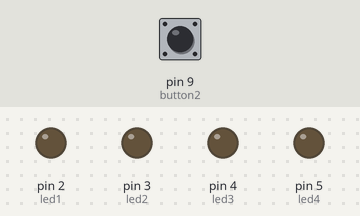
Bench run of a sketch on a simulated Arduino Uno, built with avr-gcc and run on an emulated ATmega328P. On the bench: output pins drawn as LEDs (lit = HIGH). The test bench sets the inputs (shaded band); at power-on: pin 9 (button2) LOW.

Above: at 1.2 s.
1.3 s: pin 9 (button2) pulled HIGH for 0.15 s
At 2.4 s:
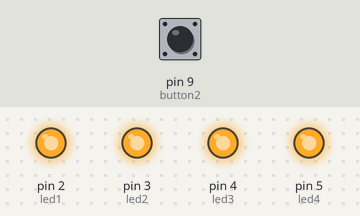
3.0 s: pin 9 (button2) pulled HIGH for 1 s
At 4.3 s:
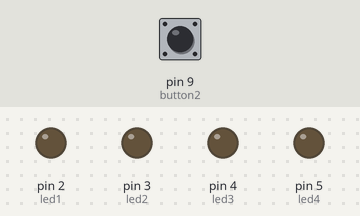
5.5 s: pin 9 (button2) pulled HIGH for 3.2 s
At 9.1 s:
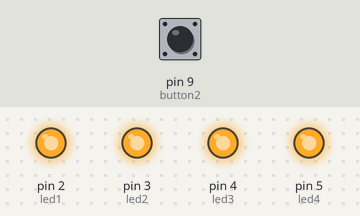
Timing chart, 0 to 10.6 s (numbered marks = the images above; inputs shaded):
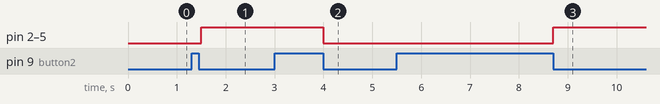

Measured:
- after the input at 1.3 s, pin 2 (led1), pin 3 (led2), pin 4 (led3), pin 5 (led4): LOW → HIGH after 0.20 s
- after the input at 3.0 s, pin 2 (led1), pin 3 (led2), pin 4 (led3), pin 5 (led4): HIGH → LOW after 1.0 s
- after the input at 5.5 s, pin 2 (led1), pin 3 (led2), pin 4 (led3), pin 5 (led4): LOW → HIGH after 3.2 s

The sketch:

Buton_ile_led.ino
```cpp
#define button1 8
#define button2 9

#define led1 2
#define led2 3
#define led3 4
#define led4 5

int last_s = 0;
int toggle = 0;

void setup() {
  pinMode(button1, INPUT);
  pinMode(button2, INPUT);

  pinMode(led1, OUTPUT);
  pinMode(led2, OUTPUT);
  pinMode(led3, OUTPUT);
  pinMode(led4, OUTPUT);
}

void loop() {
  if (digitalRead(button2)) {
    toggle = !(toggle);
    while (digitalRead(button2)) {
      delay(100);
    }
    digitalWrite(led1, toggle);
    digitalWrite(led2, toggle);
    digitalWrite(led3, toggle);
    digitalWrite(led4, toggle);
  }
}
```
